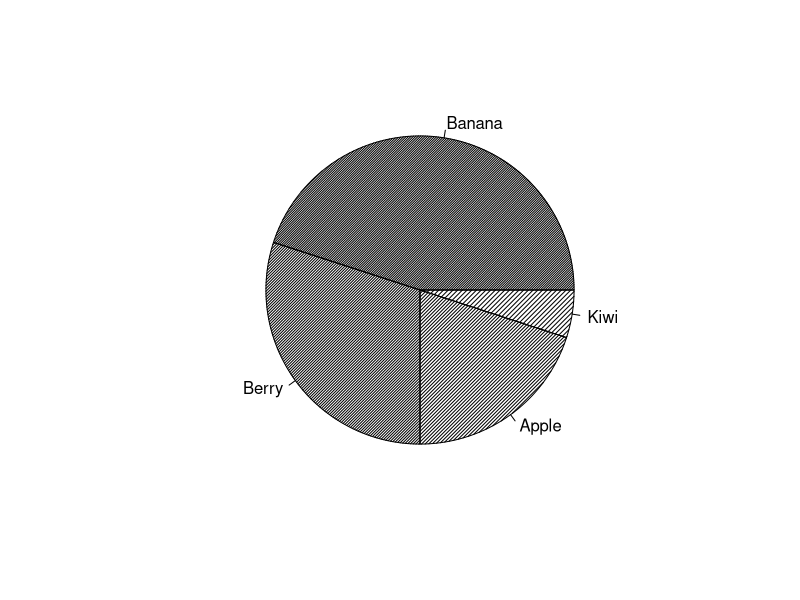

This figure's R source:
# PDF 出力開始（YY は自分の番号に変更）
pdf("Class12_rp12-3A_YY.pdf")

# パイチャートの描画（資料と完全一致）
pie(
  c(Banana=45, Berry=30, Apple=20, Kiwi=5),
  density = c(60, 50, 40, 30)
)

# PDF 出力終了
dev.off()
